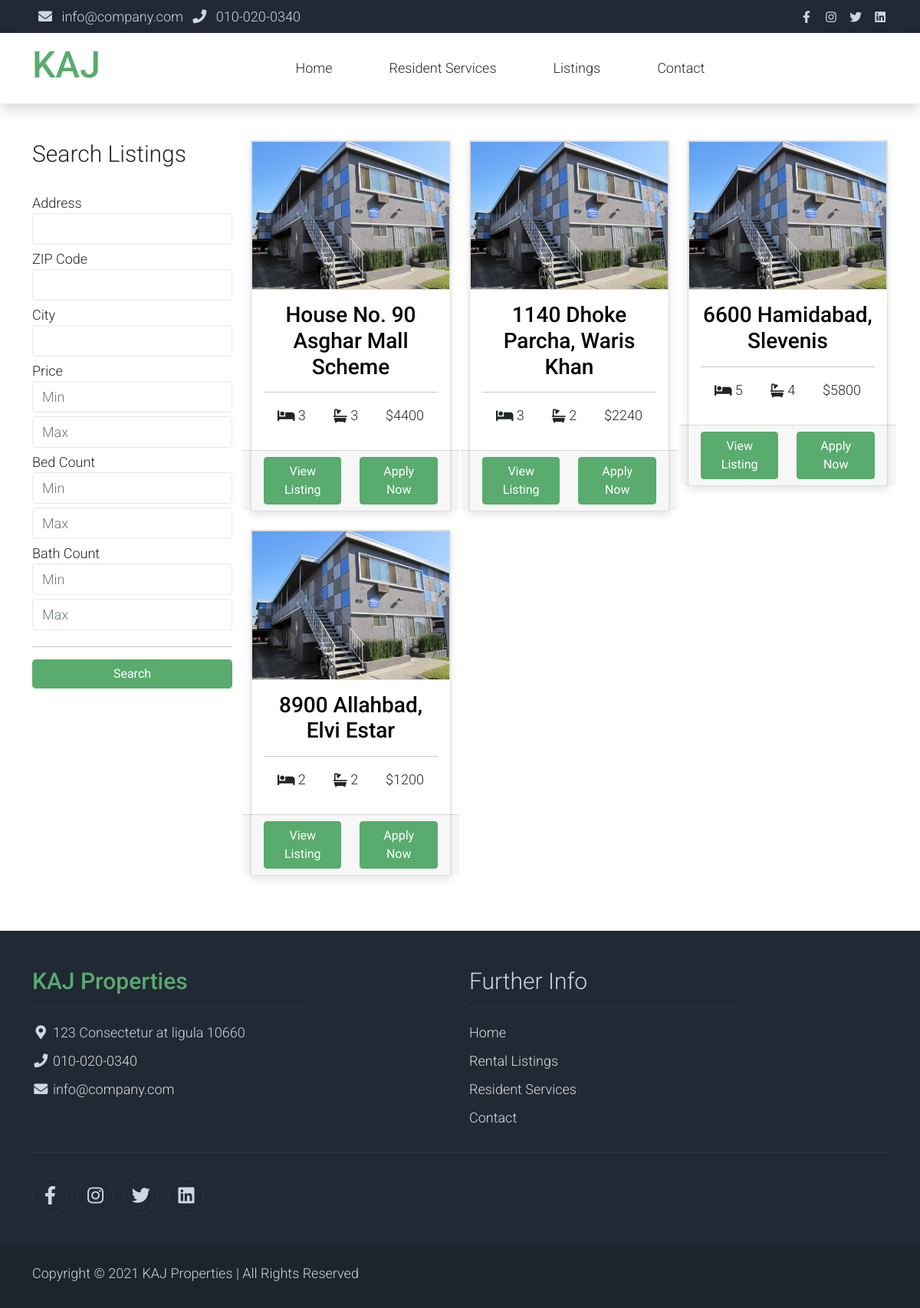
The page /listings on the database its author committed.
### main/models.py (models this page shows, shortened)
class Listing(models.Model):
    address = models.CharField(max_length=300, null=False, blank=False)
    zip_code = models.IntegerField(null=False, blank=False)
    city = models.CharField(max_length=100, null=False, blank=False)
    beds_count = models.IntegerField(default=1)
    baths_count = models.IntegerField(default=1)
    images = models.ManyToManyField('ListingImage', related_name='images', blank=True)
    price = models.IntegerField(null=False, blank=False)
    application_fee = models.IntegerField(null=False, blank=False, default=1)
    description = models.TextField(null=True, blank=True)
    def get_banner(self):
        return self.images.first().file.url

class ListingImage(models.Model):
    listing = models.ForeignKey(Listing, on_delete=models.CASCADE, related_name='listing')
    file = models.ImageField(upload_to='listing-images', null=False, blank=False)

### main/views.py (the view)
# urls.py: path('listings', views.listings, name='listings'),
def listings(request):
    search_matches = request.GET.getlist('listings', None)
    if search_matches:
        listings = []
        for id in search_matches:
            listings.append(Listing.objects.get(pk=id))
    else:
        listings = Listing.objects.all()
    if request.method == 'POST':
        print(request.POST)
    return render(request, 'listings.html', context={'listings': listings})

### main/templates/listings.html (shortened to what this page needs)
{% extends 'base.html' %}
{% load static %}
{% block content %}
    <div class="container py-5">
        <div class="row">
            <div class="col-lg-3">
                <h1 class="h2 pb-4">Search Listings</h1>
                <form action="{% url 'search-listings' %}" method="post" class="search-listings-form">
                    <fieldset class="search-listings-form-fields">
                        <label for="address">Address</label>
                        <input name="address" type="text" class="form-control" required>
                        <label for="zip_code">ZIP Code</label>
                        <input name="zip_code" type="text" class="form-control" required>
                        <label for="city">City</label>
                        <input name="city" type="text" class="form-control" required>
                        <label for="price">Price</label>
                        <input name="price_min" type="text" class="form-control" placeholder="Min" required>
                        <input name="price_max" type="text" class="form-control" placeholder="Max" required>
                        <label for="beds">Bed Count</label>
                        <input name="beds_min" type="text" class="form-control" placeholder="Min" required>
                        <input name="beds_max" type="text" class="form-control" placeholder="Max" required>
                        <label for="bath">Bath Count</label>
                        <input name="bath_min" type="text" class="form-control" placeholder="Min" required>
                        <input name="bath_max" type="text" class="form-control" placeholder="Max" required>
                    </fieldset>
                    <hr>
                    <div class="form-group mt-3">
                        <button type="submit" class="btn btn-success form-control">Search</button>
                    </div>
                </form>
            </div>
            <div class="col-lg-9">
                <div class="row">
                    {% for listing in listings %}
                    <div class="col-md-4">
                        <div class="card mb-4 product-wap rounded-0">
                            <div class="card rounded-0">
                                <a href="{% url 'listing-detail' id=listing.id %}">
                                        <img class="card-img rounded-0 img-fluid" src="{{ listing.get_banner }}">
                                    </a>
                                </div>
                                <div class="card-body">
                                    <a href="{% url 'listing-detail' id=listing.id %}" class="h3 text-decoration-none text-center">
                                        <h3>{{ listing.address }}</h3>
                                    </a>
                                    <hr>
                                    <p class="text-center mb-0">
                                        <div class="d-flex align-items-center justify-content-around">
                                            <div>
                                                <i class="fas fa-bed fa-lg"></i> {{ listing.beds_count }}
                                            </div>
                                            <div>
                                                <i class="fas fa-bath fa-lg"></i> {{ listing.baths_count }}
                                            </div>
                                            <p class="text-center mb-0">${{ listing.price }}</p>
                                        </div>
                                    </p>
                                </div>
                                <div class="card-footer row d-flex justify-content-around">
                                    <div class="col-md-6">
                                        <button class="btn btn-success">View Listing</button>
                                    </div>
                                    <div class="col-md-6">
                                        <button class="btn btn-success">Apply Now</button>
                                    </div>
                                </div>
                            </div>
                        </div>
                    {% endfor %}
                </div>
            </div>
        </div>
    </div>
{% endblock content %}

### main/templates/base.html (shortened to what this page needs)
{% load static %}
<!DOCTYPE html>
<html lang="en">
<head>
    <link rel="stylesheet" href="{% static 'assets/css/bootstrap.min.css' %}">
    <link rel="stylesheet" href="{% static 'assets/css/templatemo.css' %}">
    <link rel="stylesheet" href="{% static 'assets/css/custom.css' %}">
    <link rel="stylesheet" href="{% static 'assets/css/kaj.css' %}">
    <link rel="stylesheet" href="{% static 'assets/css/fontawesome.min.css' %}">
</head>
<body>
    <nav class="navbar navbar-expand-lg bg-dark navbar-light d-none d-lg-block">
        <div class="container text-light">
            <div class="w-100 d-flex justify-content-between">
                <div>
                    <i class="fa fa-envelope mx-2"></i>
                    <a class="navbar-sm-brand text-light text-decoration-none"
                        href="mailto:info@company.com">info@company.com</a>
                    <i class="fa fa-phone mx-2"></i>
                    <a class="navbar-sm-brand text-light text-decoration-none" href="tel:010-020-0340">010-020-0340</a>
                </div>
                <div>
                    <a class="text-light" href="https://fb.com" target="_blank" rel="sponsored"><i
                            class="fab fa-facebook-f fa-sm fa-fw me-2"></i></a>
                    <a class="text-light" href="https://www.instagram.com/" target="_blank"><i
                            class="fab fa-instagram fa-sm fa-fw me-2"></i></a>
                    <a class="text-light" href="https://twitter.com/" target="_blank"><i
                            class="fab fa-twitter fa-sm fa-fw me-2"></i></a>
                    <a class="text-light" href="https://www.linkedin.com/" target="_blank"><i
                            class="fab fa-linkedin fa-sm fa-fw"></i></a>
                </div>
            </div>
        </div>
    </nav>
    <nav class="navbar navbar-expand-lg navbar-light shadow">
        <div class="container d-flex justify-content-between align-items-center">
            <a class="navbar-brand text-success logo h1 align-self-center" href="index.html">
                KAJ
            </a>
            <div class="align-self-center collapse navbar-collapse flex-fill  d-lg-flex justify-content-lg-between"
                id="templatemo_main_nav">
                <div class="flex-fill">
                    <ul class="nav navbar-nav d-flex justify-content-between mx-lg-auto">
                        <li class="nav-item">
                            <a class="nav-link" href="{% url 'index' %}">Home</a>
                        </li>
                        <li class="nav-item">
                            <a class="nav-link" href="{% url 'resident-services' %}">Resident Services</a>
                        </li>
                        <li class="nav-item">
                            <a class="nav-link" href="{% url 'listings' %}">Listings</a>
                        </li>
                        <li class="nav-item">
                            <a class="nav-link" href="{% url 'contact' %}">Contact</a>
                        </li>
                    </ul>
                </div>
            </div>
        </div>
    </nav>
    {% block content %}
    {% endblock content %}
    <footer class="bg-dark" id="tempaltemo_footer">
        <div class="container">
            <div class="row">
                <div class="col-md-4 pt-5">
                    <h2 class="h2 text-success border-bottom pb-3 border-light logo">KAJ Properties</h2>
                    <ul class="list-unstyled text-light footer-link-list">
                        <li>
                            <i class="fas fa-map-marker-alt fa-fw"></i>
                            123 Consectetur at ligula 10660
                        </li>
                        <li>
                            <i class="fa fa-phone fa-fw"></i>
                            <a class="text-decoration-none" href="tel:010-020-0340">010-020-0340</a>
                        </li>
                        <li>
                            <i class="fa fa-envelope fa-fw"></i>
                            <a class="text-decoration-none" href="mailto:info@company.com">info@company.com</a>
                        </li>
                    </ul>
                </div>
                <div class="col-md-4 pt-5 m-auto">
                    <h2 class="h2 text-light border-bottom pb-3 border-light">Further Info</h2>
                    <ul class="list-unstyled text-light footer-link-list">
                        <li><a class="text-decoration-none" href="#">Home</a></li>
                        <li><a class="text-decoration-none" href="#">Rental Listings</a></li>
                        <li><a class="text-decoration-none" href="#">Resident Services</a></li>
                        <li><a class="text-decoration-none" href="#">Contact</a></li>
                    </ul>
                </div>
            </div>
            <div class="row text-light mb-4">
                <div class="col-12 mb-3">
                    <div class="w-100 my-3 border-top border-light"></div>
                </div>
                <div class="col-auto me-auto">
                    <ul class="list-inline text-left footer-icons">
                        <li class="list-inline-item border border-light rounded-circle text-center">
                            <a class="text-light text-decoration-none" target="_blank" href="http://facebook.com/"><i
                                    class="fab fa-facebook-f fa-lg fa-fw"></i></a>
                        </li>
                        <li class="list-inline-item border border-light rounded-circle text-center">
                            <a class="text-light text-decoration-none" target="_blank"
                                href="https://www.instagram.com/"><i class="fab fa-instagram fa-lg fa-fw"></i></a>
                        </li>
                        <li class="list-inline-item border border-light rounded-circle text-center">
                            <a class="text-light text-decoration-none" target="_blank" href="https://twitter.com/"><i
                                    class="fab fa-twitter fa-lg fa-fw"></i></a>
                        </li>
                        <li class="list-inline-item border border-light rounded-circle text-center">
                            <a class="text-light text-decoration-none" target="_blank"
                                href="https://www.linkedin.com/"><i class="fab fa-linkedin fa-lg fa-fw"></i></a>
                        </li>
                    </ul>
                </div>
            </div>
        </div>
        <div class="w-100 bg-black py-3">
            <div class="container">
                <div class="row pt-2">
                    <div class="col-12">
                        <p class="text-left text-light">
                            Copyright &copy; 2021 KAJ Properties
                            | All Rights Reserved
                        </p>
                    </div>
                </div>
            </div>
        </div>
    </footer>
</body>
</html>

### main/static/assets/css/templatemo.css (style rules this page uses)
body, ul, li, p, a, label, input, div { font-family: 'Roboto', sans-serif; font-size: 18px !important; font-weight: 300 !important; }
.h1 { font-family: 'Roboto', sans-serif; font-size: 48px !important; font-weight: 200 !important; }
.h2 { font-family: 'Roboto', sans-serif; font-size: 30px !important; font-weight: 300; }
.h3 { font-family: 'Roboto', sans-serif; font-size: 22px !important; }
.logo { font-weight: 500 !important; }
.text-success { color: #59ab6e !important; }
.text-light { color: #cfd6e1 !important; }
.bg-dark { background-color: #212934 !important; }
.bg-black { background-color: #1d242d !important; }
.btn-success { background-color: #59ab6e !important; border-color: #56ae6c !important; }
#templatemo_main_nav a { color: #212934; }
.product-wap { box-shadow: 0px 5px 10px 0px rgba(0, 0, 0, 0.10); }
.card.product-wap a { color: #000; }
.form-control { border: 1px solid #e8e8e8; }
#tempaltemo_footer a { color: #dcdde1; }
#tempaltemo_footer ul.footer-link-list li { padding-top: 10px; }
#tempaltemo_footer ul.footer-icons li { width: 2.6em; height: 2.6em; line-height: 2.6em; }
#tempaltemo_footer .border-light { border-color: #2d343f !important; }
.product-wap .h3, .product-wap li, .product-wap i, .product-wap p { font-size: 12px !important; }
@media (min-width: 768px) { #templatemo_main_nav .navbar-nav { max-width: 450px; } }
@media (min-width: 992px) { #templatemo_main_nav .navbar-nav { max-width: 550px; } }
@media (min-width: 992px) { .product-wap .h3, .product-wap li, .product-wap i, .product-wap p { font-size: 18px !important; } }

### main/static/assets/css/kaj.css (style rules this page uses)
.search-listings-form-fields input { margin-bottom: 5px; }

### rows shown on the page
Listing: get_banner (picture), address "House No. 90 Asghar Mall Scheme", beds_count "3", baths_count "3", price "4400"
Listing: get_banner (picture), address "1140 Dhoke Parcha, Waris Khan", beds_count "3", baths_count "2", price "2240"
Listing: get_banner (picture), address "6600 Hamidabad, Slevenis", beds_count "5", baths_count "4", price "5800"
Listing: get_banner (picture), address "8900 Allahbad, Elvi Estar", beds_count "2", baths_count "2", price "1200"
